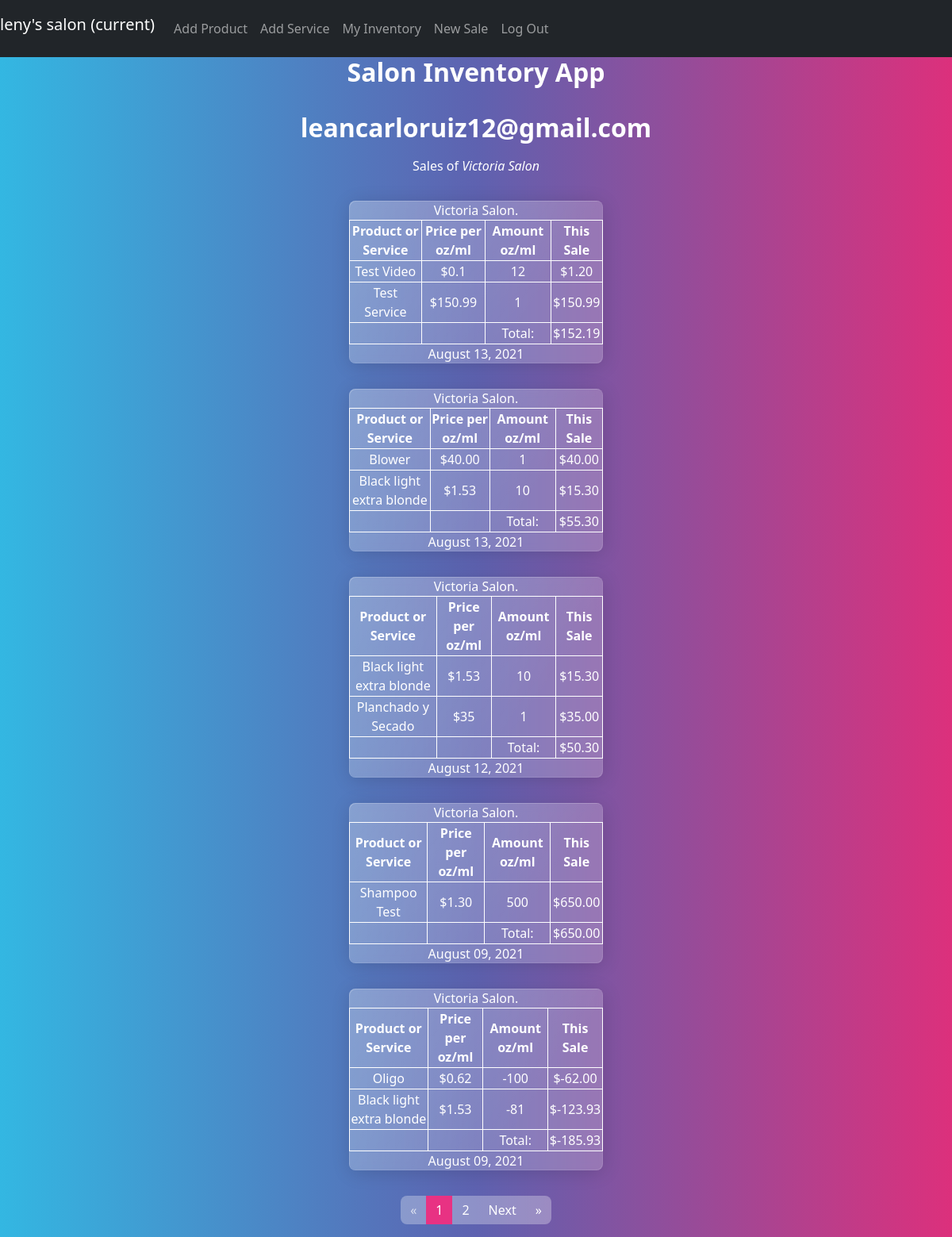
Screenshot of / (signed in) with the database file from the repository.
### saloninventory/models.py (models this page shows)
class User(AbstractUser):
    pass

class Sale(models.Model):
    sales_person = models.ForeignKey(
        "User", on_delete=models.CASCADE, related_name="sales_person")
    total = models.DecimalField(max_digits=10, decimal_places=2)
    sold_products = models.ManyToManyField(
        "Products", blank=True, related_name="sold_products")
    sold_services = models.ManyToManyField(
        "Services", blank=True, related_name="sold_services")
    sale_html = models.CharField(max_length=2000, blank=True)
    timestamp = models.DateTimeField(auto_now_add=True)
    def serialize(self):
        return{
            "Sale_id": self.id,
            "Sold_products": [{"prodName":Products.product_name,
                               "prodImage": Products.image} for Products in self.sold_products.all()],
            "Sold_services": [Services.service_name for Services in self.sold_services.all()],
            "Sale_date": [{"day":self.timestamp.day,
                           "month":self.timestamp.month,
                           "year":self.timestamp.year,
                           "date":self.timestamp.strftime("%B %d, %Y")
                            }],
            "Total":self.total,
            "Sold_html": self.sale_html,
        }

### saloninventory/views.py (the view)
# urls.py: path('', views.index, name='index'),
def index(request):
    if request.user.is_authenticated:
        return Sales_pag(request)
    else:
        return HttpResponseRedirect(reverse("login"))

### saloninventory/views.py (called while the page is built)
@login_required
def Sales_pag(request):
    my_sales = Sale.objects.filter(sales_person=request.user)
    my_sales = my_sales.order_by("-timestamp").all()
    paginator = Paginator([my_sale.serialize() for my_sale in my_sales], 5)
    page_number = request.GET.get('page')
    page_obj = paginator.get_page(page_number)
    page_items = len(page_obj)
    return render(request, "saloninventory/index.html", {'page_obj': page_obj,
                                                          'page_items':page_items})

### saloninventory/templates/saloninventory/index.html (shortened to what this page needs)
{% extends "saloninventory/layout.html" %} {% load static %}
  {% block body %}
  <h2 style="text-align: center">{{ request.user.email }}</h2>
  <div
    id="indexdiv"
    style="text-align: center; margin-left: auto; margin-right: auto"
  >
    <div id="itemAmount" name = "{{page_items}}" class="text-center">
      <figcaption class="blockquote-header">
        Sales of <cite title="Source Title">{{request.user.first_name}}</cite>
      </figcaption>
      {% for sale in page_obj.object_list %}
      <div
        class="card border-success mb-3"
        style="
          max-width: 20rem;
          text-align: center;
          margin-left: auto;
          margin-right: auto;
        "
      >
        <div class="header">{{request.user.first_name}}.</div>
        <table>
          {{sale.Sold_html|safe}}
        </table>
        <div class="footer">
          {%for date in sale.Sale_date%} {{date.date}}{% endfor %}
        </div>
      </div>
      {% endfor %}
    </div>
    <div id="pagination-div"style="
          max-width: fit-content;
          max-width: -moz-max-content;
          max-width: intrinsic;
          margin-left: auto;
          margin-right: auto;
        ">
      <ul class="pagination" >
        {% if page_obj.has_previous %}
        <li class="page-item">
          <a href="?page=1" class="page-link">&laquo;</a>
        </li>
        <li class="page-item">
        <a href="?page={{ page_obj.previous_page_number }}" class="page-link"
          >Previous</a>
        </li>
        <a href="?page={{ page_obj.previous_page_number }}" class="page-link"
          >{{ page_obj.previous_page_number }}</a
        >
        {% else %}
        <li class="page-item disabled">
          <a class="page-link" href="#">&laquo; </a>
        </li>
        {% endif %}
        <li class="page-item active">
          <a class="page-link" href="#">{{ page_obj.number }}</a>
        </li>
        {% if page_obj.has_next %}
        <li class="page-item">
          <a class="page-link" href="?page={{ page_obj.next_page_number }}"
            >{{ page_obj.next_page_number }}</a
          >
        </li>
        <li class="page-item">
          <a class="page-link" href="?page={{ page_obj.next_page_number }}"
            >Next</a
          >
        </li>
        <li class="page-item">
          <a class="page-link" href="?page={{ page_obj.paginator.num_pages }}">
            &raquo;</a
          >
        </li>
        {%else%}
        <li class="page-item disabled">
          <a class="page-link" href="?page={{ page_obj.paginator.num_pages }}">
            &raquo;</a
          >
        </li>
        {% endif %}
      </ul>
    </div>
  </div>
   {% endblock %}

### saloninventory/templates/saloninventory/layout.html (shortened to what this page needs)
{% load static %}
<!DOCTYPE html>
<html lang="en">
  <head>
    <link rel="stylesheet" type="text/css" href="https://bootswatch.com/5/quartz/bootstrap.min.css">
  </head>
  <body>
    <nav class="navbar navbar-expand-lg navbar-dark bg-dark">
      <div class="collapse navbar-collapse" id="navbarColor02">
        <ul class="navbar-nav mr-auto">
          {% if user.is_authenticated %}
          <li class="nav-item active">
            <a
              class="navbar-brand"
              href="{% url 'index' %}"
              name="{{user.id}}"
              id="userid"
              >{{ user.username }}'s salon
              <span class="sr-only">(current)</span>
            </a>
          </li>
          <li class="nav-item">
            <a class="nav-link" href="{% url 'addproduct' %}" id="newitem"
              >Add Product</a
            >
          </li>
          <li class="nav-item">
            <a class="nav-link" href="{% url 'addService' %}" id="newservice"
              >Add Service</a
            >
          </li>
          <li class="nav-item">
            <a class="nav-link" href="{% url 'inventory' %}" id="inventory">My Inventory</a>
          </li>
          <li class="nav-item">
            <a class="nav-link" href="{% url 'newSale' %}" id="newSale"
              >New Sale</a
            >
          </li>
          <li class="nav-item">
            <a class="nav-link" href="{% url 'logout' %}">Log Out</a>
          </li>
          {% endif %}
        </ul>
      </div>
    </nav>
    <div style="text-align: center; margin-left: auto; margin-right: auto">
      <figcaption class="blockquote-header">
      <h2>Salon Inventory App</h2>
      </figcaption>
     </div>
    <div class="body">{% block body %}{% endblock %}</div>
  </body>
</html>

### saloninventory/templates/saloninventory/index.html (style rules this page uses)
table, th, td { border: 1px solid rgb(255, 255, 255); }

### rows the page displays
User: username "leny", user.email "leancarloruiz12@gmail.com", user.first_name "Victoria Salon", user.first_name "Victoria Salon" "Victoria Salon" "Victoria Salon" "Victoria Salon" "Victoria Salon"
Sale: Sold_html "Product or Service Price per oz/ml Amount oz/ml This Sale Test Video $0.1 12 $1.20 Test Service $150.99 1 $150.99 Total: $152.19"
Sale: Sold_html "Product or Service Price per oz/ml Amount oz/ml This Sale Blower $40.00 1 $40.00 Black light extra blonde $1.53 10 $15.30 Total: $55.30"
Sale: Sold_html "Product or Service Price per oz/ml Amount oz/ml This Sale Black light extra blonde $1.53 10 $15.30 Planchado y Secado $35 1 $35.00 Total: $50.30"
Sale: Sold_html "Product or Service Price per oz/ml Amount oz/ml This Sale Shampoo Test $1.30 500 $650.00 Total: $650.00"
Sale: Sold_html "Product or Service Price per oz/ml Amount oz/ml This Sale Oligo $0.62 -100 $-62.00 Black light extra blonde $1.53 -81 $-123.93 Total: $-185.93"

### other values shown
{{ date.date }} "August 13, 2021" "August 13, 2021" "August 12, 2021" "August 09, 2021" "August 09, 2021"
{{ page_obj.number }} "1"
{{ page_obj.next_page_number }} "2"
